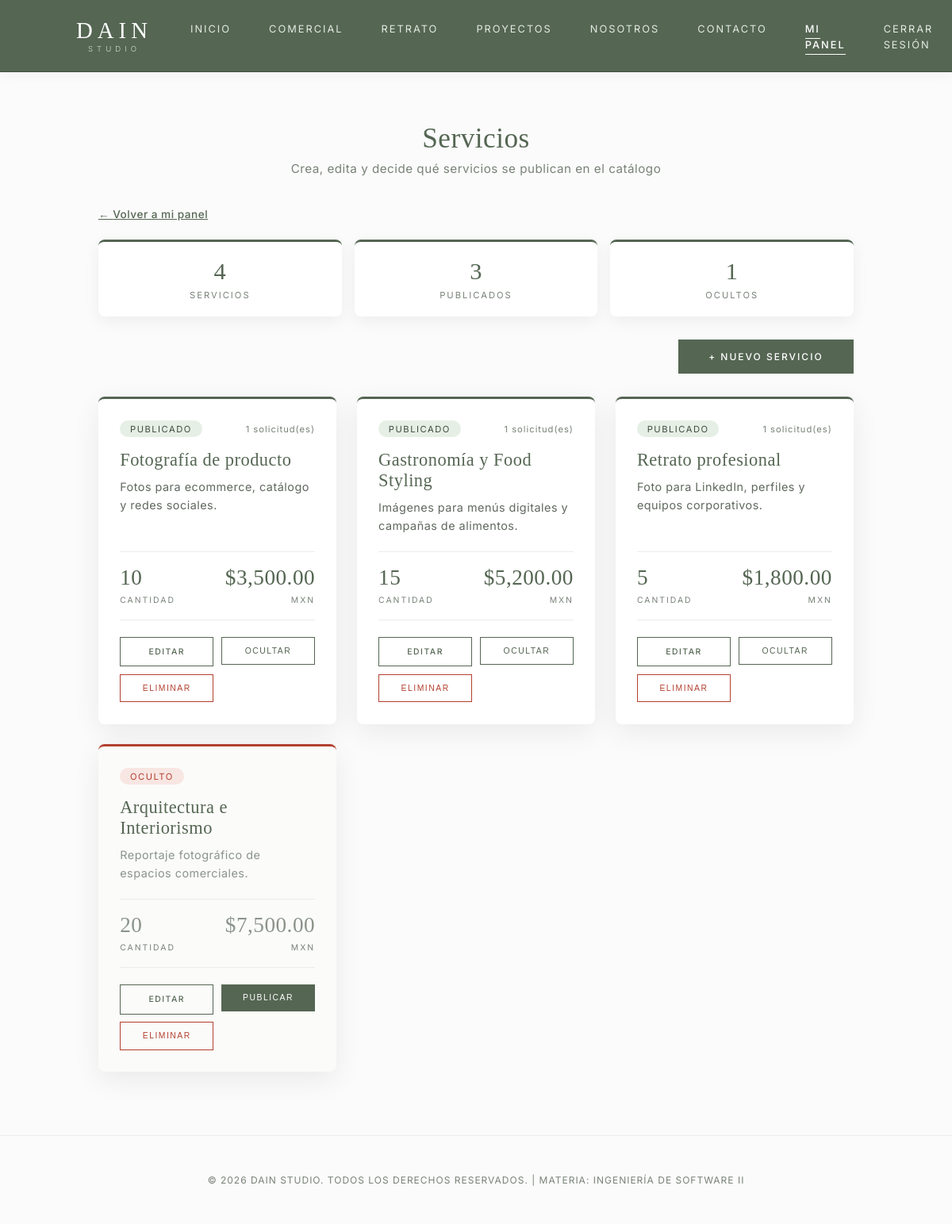
Screenshot of /servicios_admin.php (signed in) with the database file from the repository.
### tables this page shows
CREATE TABLE tb_servicios (
    id_servicio    INT AUTO_INCREMENT PRIMARY KEY,
    nombre         VARCHAR(100) NOT NULL,
    descripcion    VARCHAR(255),
    cantidad       INT NOT NULL DEFAULT 1,
    precio         DECIMAL(10,2) NOT NULL,
    visible        TINYINT(1) NOT NULL DEFAULT 1,         
    fecha_registro DATETIME DEFAULT CURRENT_TIMESTAMP
);

### servicios_admin.php (the view, shortened to what this page needs)
<?php
require_once 'includes/conexion.php';
function e($v) { return htmlspecialchars((string)$v, ENT_QUOTES, 'UTF-8'); }
$errores  = [];
$modo     = 'lista';
$form     = ['nombre' => '', 'descripcion' => '', 'cantidad' => 1, 'precio' => '', 'visible' => 1];
$servicio = null;
if ($modo === 'lista') {
    $lista = $pdo->query('SELECT s.id_servicio, s.nombre, s.descripcion, s.cantidad, s.precio, s.visible,
                                 (SELECT COUNT(*) FROM tb_solicitudes r WHERE r.id_servicio = s.id_servicio) AS solicitudes
                          FROM tb_servicios s
                          ORDER BY s.id_servicio ASC')->fetchAll();
    $total      = count($lista);
    $publicados = count(array_filter($lista, function ($s) { return (int)$s['visible'] === 1; }));
    $ocultos    = $total - $publicados;
}
?>
<!DOCTYPE html>
<html lang="es">
<head>
    <link rel="stylesheet" href="css/styles.css">
    <link rel="stylesheet" href="css/gestion.css">
    <link rel="stylesheet" href="css/servicios.css">
</head>
<body>
    <header class="navbar">
        <a href="index.html" class="logo-link">
            <div class="logo-container">
                <span class="logo-main">DAIN</span>
                <span class="logo-sub">STUDIO</span>
            </div>
        </a>
        <nav>
            <ul class="nav-links">
                <li><a href="index.html">Inicio</a></li>
                <li><a href="comercial.html">Comercial</a></li>
                <li><a href="retrato.html">Retrato</a></li>
                <li><a href="proyectos.html">Proyectos</a></li>
                <li><a href="nosotros.html">Nosotros</a></li>
                <li><a href="contacto.html">Contacto</a></li>
                <li><a href="panel_admin.php" class="active">Mi panel</a></li>
                <li><a href="logout.php">Cerrar Sesión</a></li>
            </ul>
        </nav>
    </header>
    <main class="panel-container panel-ancho">
        <section class="panel-header">
            <h1>Servicios</h1>
            <p>Crea, edita y decide qué servicios se publican en el catálogo</p>
        </section>
        <p class="volver"><a href="<?= $modo === 'lista' ? 'panel_admin.php' : 'servicios_admin.php' ?>">&larr; <?= $modo === 'lista' ? 'Volver a mi panel' : 'Volver a servicios' ?></a></p>
        <?php if ($modo === 'nuevo' || $modo === 'editar'): ?>
            <section class="ficha">
                <div class="ficha-encabezado">
                    <div class="ficha-avatar"><?= $modo === 'nuevo' ? '+' : e(mb_strtoupper(mb_substr($servicio['nombre'], 0, 1))) ?></div>
                    <div>
                        <h2><?= $modo === 'nuevo' ? 'Nuevo servicio' : 'Editar servicio' ?></h2>
                    </div>
                </div>
                <?php foreach ($errores as $err): ?>
                    <p class="alerta alerta-error"><?= e($err) ?></p>
                <?php endforeach; ?>
                <form method="POST" action="servicios_admin.php<?= $modo === 'editar' ? '?editar=' . (int)$servicio['id_servicio'] : '?nuevo=1' ?>" class="ficha-form">
                    <input type="hidden" name="csrf" value="<?= e($_SESSION['csrf']) ?>">
                    <input type="hidden" name="accion" value="<?= $modo === 'editar' ? 'editar' : 'crear' ?>">
                    <?php if ($modo === 'editar'): ?>
                        <input type="hidden" name="id_servicio" value="<?= (int)$servicio['id_servicio'] ?>">
                    <?php endif; ?>
                    <div class="form-group-login">
                        <label for="nombre">Nombre del servicio</label>
                        <input type="text" id="nombre" name="nombre" maxlength="100"
                               placeholder="Ej. Fotografía de producto" value="<?= e($form['nombre']) ?>" required>
                    </div>
                    <div class="form-group-login">
                        <label for="descripcion">Descripción</label>
                        <textarea id="descripcion" name="descripcion" rows="3" maxlength="255"
                                  placeholder="Qué incluye el servicio"><?= e($form['descripcion']) ?></textarea>
                    </div>
                    <div class="form-group-login">
                        <label for="cantidad">Cantidad (por ejemplo, fotografías incluidas)</label>
                        <input type="number" id="cantidad" name="cantidad" min="1" max="999" step="1"
                               value="<?= e($form['cantidad']) ?>" required>
                    </div>
                    <div class="form-group-login">
                        <label for="precio">Precio (MXN)</label>
                        <input type="number" id="precio" name="precio" min="1" max="999999.99" step="0.01"
                               placeholder="0.00" value="<?= e($form['precio']) ?>" required>
                    </div>
                    <div class="form-group-login check-visible">
                        <label for="visible">
                            <input type="checkbox" id="visible" name="visible" value="1" <?= (int)$form['visible'] === 1 ? 'checked' : '' ?>>
                            Publicar en el catálogo (visible para los clientes)
                        </label>
                    </div>
                    <div class="ficha-acciones">
                        <button type="submit" class="btn btn-primary"><?= $modo === 'nuevo' ? 'Guardar servicio' : 'Guardar cambios' ?></button>
                        <a href="servicios_admin.php" class="btn btn-secondary">Cancelar</a>
                    </div>
                </form>
            </section>
        <?php else: ?>
            <section class="resumen-clientes">
                <div><strong><?= $total ?></strong><span>Servicios</span></div>
                <div><strong><?= $publicados ?></strong><span>Publicados</span></div>
                <div><strong><?= $ocultos ?></strong><span>Ocultos</span></div>
            </section>
            <p class="barra-acciones">
                <a href="servicios_admin.php?nuevo=1" class="btn btn-primary">+ Nuevo servicio</a>
            </p>
            <?php if ($total === 0): ?>
                <p class="tabla-vacia">Todavía no hay servicios. Agrega el primero con "Nuevo servicio".</p>
            <?php else: ?>
                <section class="servicios-grid">
                    <?php foreach ($lista as $s): ?>
                        <?php $pub = ((int)$s['visible'] === 1); ?>
                        <article class="servicio-card <?= $pub ? '' : 'servicio-oculto' ?>">
                            <div class="servicio-top">
                                <span class="estado <?= $pub ? 'estado-activo' : 'estado-inactivo' ?>"><?= $pub ? 'Publicado' : 'Oculto' ?></span>
                                <?php if ((int)$s['solicitudes'] > 0): ?>
                                    <span class="servicio-solicitudes"><?= (int)$s['solicitudes'] ?> solicitud(es)</span>
                                <?php endif; ?>
                            </div>
                            <h3><?= e($s['nombre']) ?></h3>
                            <p class="servicio-desc"><?= $s['descripcion'] !== null && $s['descripcion'] !== '' ? e($s['descripcion']) : 'Sin descripción' ?></p>
                            <div class="servicio-datos">
                                <div class="servicio-cantidad">
                                    <strong><?= (int)$s['cantidad'] ?></strong>
                                    <span>Cantidad</span>
                                </div>
                                <div class="servicio-precio">
                                    <strong>$<?= number_format((float)$s['precio'], 2) ?></strong>
                                    <span>MXN</span>
                                </div>
                            </div>
                            <div class="servicio-acciones">
                                <a href="servicios_admin.php?editar=<?= (int)$s['id_servicio'] ?>" class="btn btn-sm btn-secondary">Editar</a>
                                <form method="POST" action="servicios_admin.php" class="form-inline">
                                    <button type="submit" class="btn btn-sm <?= $pub ? 'btn-secondary' : 'btn-primary' ?>"><?= $pub ? 'Ocultar' : 'Publicar' ?></button>
                                </form>
                                <form method="POST" action="servicios_admin.php" class="form-inline form-eliminar"
                                      data-nombre="<?= e($s['nombre']) ?>">
                                    <button type="submit" class="btn btn-sm btn-peligro">Eliminar</button>
                                </form>
                            </div>
                        </article>
                    <?php endforeach; ?>
                </section>
            <?php endif; ?>
        <?php endif; ?>
    </main>
    <footer>
        <p>&copy; 2026 DAIN Studio. Todos los derechos reservados. | Materia: Ingeniería de Software II</p>
    </footer>
</body>
</html>

### css/styles.css (style rules this page uses)
* { margin: 0; padding: 0; box-sizing: border-box; }
body { background-color: #fafbfa; color: #242924; font-family: 'Inter', sans-serif; letter-spacing: 0.5px; -webkit-font-smoothing: antialiased; }
.navbar { display: flex; justify-content: space-between; align-items: center; padding: 1.5rem 6rem; background-color: #556653; position: sticky; top: 0; z-index: 1000; border-bottom: 1px solid #445242; box-shadow: 0 4px 15px rgba(0, 0, 0, 0.04); }
.logo-link { text-decoration: none; display: inline-block; }
.logo-container { display: flex; flex-direction: column; align-items: center; line-height: 1; }
.logo-main { font-family: 'Playfair Display', serif; font-size: 1.8rem; font-weight: 500; letter-spacing: 6px; color: #ffffff; }
.logo-sub { font-family: 'Inter', sans-serif; font-size: 0.6rem; font-weight: 300; letter-spacing: 5px; color: #d1ded0; margin-top: 4px; }
.nav-links { display: flex; list-style: none; }
.nav-links li { margin-left: 3rem; }
.nav-links a { color: #e3ebe2; text-decoration: none; font-size: 0.8rem; text-transform: uppercase; letter-spacing: 2px; font-weight: 400; transition: color 0.3s ease; }
.nav-links a.active { color: #ffffff; font-weight: 500; border-bottom: 1px solid #ffffff; padding-bottom: 4px; }
.btn { padding: 0.9rem 2.4rem; font-size: 0.75rem; text-transform: uppercase; letter-spacing: 2px; border: none; cursor: pointer; transition: all 0.4s ease; font-weight: 500; }
.btn-primary { background-color: #556653; color: #ffffff; }
.btn-secondary { background-color: transparent; color: #556653; border: 1px solid #556653; }
footer { text-align: center; padding: 3rem 2rem; background-color: #fafbfa; color: #798278; font-size: 0.75rem; letter-spacing: 1px; text-transform: uppercase; border-top: 1px solid #ebedea; }
.panel-container { max-width: 780px; margin: 0 auto; padding: 4rem 1.5rem 5rem; min-height: 70vh; }
.panel-header { text-align: center; margin-bottom: 2.5rem; }
.panel-header h1 { font-family: 'Playfair Display', serif; font-weight: 500; font-size: 2.2rem; color: #556653; }
.panel-header p { color: #798278; margin-top: 0.5rem; font-size: 0.95rem; }

### css/gestion.css (style rules this page uses)
.panel-ancho { max-width: 1000px; }
.volver { margin-bottom: 1.5rem; font-size: 0.85rem; }
.volver a { color: #556653; font-weight: 500; }
.resumen-clientes { display: grid; grid-template-columns: repeat(3, 1fr); gap: 1rem; margin-bottom: 1.8rem; }
.resumen-clientes div { background-color: #ffffff; border-radius: 8px; border-top: 3px solid #556653; box-shadow: 0 6px 20px rgba(0, 0, 0, 0.06); padding: 1.2rem; text-align: center; }
.resumen-clientes strong { display: block; font-family: 'Playfair Display', serif; font-size: 1.9rem; font-weight: 500; color: #556653; }
.resumen-clientes span { font-size: 0.7rem; text-transform: uppercase; letter-spacing: 2px; color: #798278; }
.estado { display: inline-block; padding: 0.2rem 0.8rem; border-radius: 20px; font-size: 0.7rem; text-transform: uppercase; letter-spacing: 1.5px; white-space: nowrap; }
.estado-activo { background-color: #e6efe5; color: #3f4d3e; }
.estado-inactivo { background-color: #f8e6e3; color: #b3402f; }
.btn-sm { padding: 0.55rem 1.1rem; font-size: 0.65rem; letter-spacing: 1.5px; text-decoration: none; display: inline-block; text-align: center; }
.btn-peligro { background-color: transparent; color: #b3402f; border: 1px solid #b3402f; }
.form-inline { display: inline; }

### rows the page displays
tb_servicios: visible "1", shows "PUBLICADO", solicitudes "1", nombre "Fotografía de producto", descripcion "Fotos para ecommerce, catálogo y redes sociales.", cantidad "10", precio "3,500.00", shows "OCULTAR"
tb_servicios: visible "PUBLICADO", solicitudes "1", nombre "Gastronomía y Food Styling", descripcion "Imágenes para menús digitales y campañas de alimentos.", cantidad "15", precio "5,200.00"
tb_servicios: visible "PUBLICADO", solicitudes "1", nombre "Retrato profesional", descripcion "Foto para LinkedIn, perfiles y equipos corporativos.", cantidad "5", precio "1,800.00"
tb_servicios: visible "OCULTO", nombre "Arquitectura e Interiorismo", descripcion "Reportaje fotográfico de espacios comerciales.", cantidad "20", precio "7,500.00"

### other values shown
$total "4"
$publicados "3"
